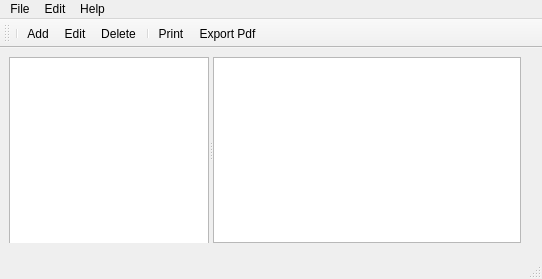
<?xml version="1.0" encoding="UTF-8"?>
<ui version="4.0">
 <class>MainWindow</class>
 <widget class="QMainWindow" name="MainWindow">
  <property name="windowModality">
   <enum>Qt::NonModal</enum>
  </property>
  <property name="geometry">
   <rect>
    <x>0</x>
    <y>0</y>
    <width>542</width>
    <height>279</height>
   </rect>
  </property>
  <property name="sizePolicy">
   <sizepolicy hsizetype="Preferred" vsizetype="Preferred">
    <horstretch>0</horstretch>
    <verstretch>0</verstretch>
   </sizepolicy>
  </property>
  <property name="minimumSize">
   <size>
    <width>500</width>
    <height>250</height>
   </size>
  </property>
  <property name="baseSize">
   <size>
    <width>500</width>
    <height>250</height>
   </size>
  </property>
  <property name="windowTitle">
   <string>JMBDE Version 0.4.0 (c) Jürgen Mülbert</string>
  </property>
  <widget class="QWidget" name="centralWidget">
   <property name="minimumSize">
    <size>
     <width>300</width>
     <height>0</height>
    </size>
   </property>
   <widget class="QSplitter" name="splitter">
    <property name="geometry">
     <rect>
      <x>9</x>
      <y>9</y>
      <width>512</width>
      <height>186</height>
     </rect>
    </property>
    <property name="sizePolicy">
     <sizepolicy hsizetype="Maximum" vsizetype="Maximum">
      <horstretch>0</horstretch>
      <verstretch>0</verstretch>
     </sizepolicy>
    </property>
    <property name="minimumSize">
     <size>
      <width>0</width>
      <height>0</height>
     </size>
    </property>
    <property name="orientation">
     <enum>Qt::Horizontal</enum>
    </property>
    <widget class="QListView" name="listView">
     <property name="sizePolicy">
      <sizepolicy hsizetype="Preferred" vsizetype="Preferred">
       <horstretch>0</horstretch>
       <verstretch>0</verstretch>
      </sizepolicy>
     </property>
     <property name="minimumSize">
      <size>
       <width>200</width>
       <height>200</height>
      </size>
     </property>
     <property name="maximumSize">
      <size>
       <width>150</width>
       <height>16777215</height>
      </size>
     </property>
     <property name="baseSize">
      <size>
       <width>150</width>
       <height>0</height>
      </size>
     </property>
     <property name="editTriggers">
      <set>QAbstractItemView::NoEditTriggers</set>
     </property>
     <property name="showDropIndicator" stdset="0">
      <bool>false</bool>
     </property>
    </widget>
    <widget class="QTableView" name="tableView">
     <property name="sizePolicy">
      <sizepolicy hsizetype="Maximum" vsizetype="Maximum">
       <horstretch>0</horstretch>
       <verstretch>0</verstretch>
      </sizepolicy>
     </property>
     <property name="minimumSize">
      <size>
       <width>200</width>
       <height>0</height>
      </size>
     </property>
    </widget>
   </widget>
  </widget>
  <widget class="QMenuBar" name="menuBar">
   <property name="geometry">
    <rect>
     <x>0</x>
     <y>0</y>
     <width>542</width>
     <height>21</height>
    </rect>
   </property>
   <widget class="QMenu" name="menuFile">
    <property name="title">
     <string>File</string>
    </property>
    <addaction name="actionNew"/>
    <addaction name="actionOpen"/>
    <addaction name="actionImport"/>
    <addaction name="actionExport"/>
    <addaction name="actionPrint"/>
    <addaction name="actionPrint_Preview"/>
    <addaction name="action_Export_Pdf"/>
    <addaction name="actionQuit"/>
   </widget>
   <widget class="QMenu" name="menuEdit">
    <property name="title">
     <string>Edit</string>
    </property>
    <addaction name="actionEditAdd"/>
    <addaction name="actionEditEdit"/>
    <addaction name="actionEditDelete"/>
    <addaction name="actionPreferences"/>
   </widget>
   <widget class="QMenu" name="menuHelp">
    <property name="title">
     <string>Help</string>
    </property>
    <addaction name="actionAbout"/>
    <addaction name="actionHelp"/>
   </widget>
   <addaction name="menuFile"/>
   <addaction name="menuEdit"/>
   <addaction name="menuHelp"/>
  </widget>
  <widget class="QToolBar" name="mainToolBar">
   <attribute name="toolBarArea">
    <enum>TopToolBarArea</enum>
   </attribute>
   <attribute name="toolBarBreak">
    <bool>false</bool>
   </attribute>
   <addaction name="separator"/>
   <addaction name="actionEditAdd"/>
   <addaction name="actionEditEdit"/>
   <addaction name="actionEditDelete"/>
   <addaction name="separator"/>
   <addaction name="actionPrint"/>
   <addaction name="action_Export_Pdf"/>
  </widget>
  <widget class="QStatusBar" name="statusBar"/>
  <action name="actionPreferences">
   <property name="icon">
    <iconset resource="jmbde.qrc">
     <normaloff>:/images/contact-new.png</normaloff>:/images/contact-new.png</iconset>
   </property>
   <property name="text">
    <string>Preferences</string>
   </property>
  </action>
  <action name="actionAbout">
   <property name="text">
    <string>About</string>
   </property>
  </action>
  <action name="actionNew">
   <property name="enabled">
    <bool>false</bool>
   </property>
   <property name="icon">
    <iconset resource="icons.qrc">
     <normaloff>:/icons/tango/icons/tango/16x16/document-new.png</normaloff>:/icons/tango/icons/tango/16x16/document-new.png</iconset>
   </property>
   <property name="text">
    <string>New</string>
   </property>
   <property name="shortcut">
    <string>Ctrl+N</string>
   </property>
  </action>
  <action name="actionQuit">
   <property name="text">
    <string>Quit</string>
   </property>
  </action>
  <action name="actionOpen">
   <property name="enabled">
    <bool>false</bool>
   </property>
   <property name="icon">
    <iconset resource="icons.qrc">
     <normaloff>:/icons/tango/icons/tango/16x16/document-open.png</normaloff>:/icons/tango/icons/tango/16x16/document-open.png</iconset>
   </property>
   <property name="text">
    <string>Open...</string>
   </property>
   <property name="shortcut">
    <string>Ctrl+O</string>
   </property>
  </action>
  <action name="actionImport">
   <property name="enabled">
    <bool>false</bool>
   </property>
   <property name="text">
    <string>Import...</string>
   </property>
  </action>
  <action name="actionExport">
   <property name="enabled">
    <bool>false</bool>
   </property>
   <property name="text">
    <string>Export...</string>
   </property>
  </action>
  <action name="actionPrint">
   <property name="icon">
    <iconset resource="icons.qrc">
     <normaloff>:/icons/tango/icons/tango/16x16/document-print.png</normaloff>:/icons/tango/icons/tango/16x16/document-print.png</iconset>
   </property>
   <property name="text">
    <string>Print...</string>
   </property>
   <property name="shortcut">
    <string>Ctrl+P</string>
   </property>
  </action>
  <action name="actionPrint_Preview">
   <property name="icon">
    <iconset resource="icons.qrc">
     <normaloff>:/icons/tango/icons/tango/16x16/document-print-preview.png</normaloff>:/icons/tango/icons/tango/16x16/document-print-preview.png</iconset>
   </property>
   <property name="text">
    <string>Print Preview...</string>
   </property>
   <property name="iconVisibleInMenu">
    <bool>true</bool>
   </property>
  </action>
  <action name="action_Export_Pdf">
   <property name="text">
    <string>&amp;Export Pdf</string>
   </property>
   <property name="visible">
    <bool>false</bool>
   </property>
  </action>
  <action name="actionHelp">
   <property name="icon">
    <iconset resource="icons.qrc">
     <normaloff>:/icons/tango/icons/tango/16x16/help-browser.png</normaloff>:/icons/tango/icons/tango/16x16/help-browser.png</iconset>
   </property>
   <property name="text">
    <string>Help</string>
   </property>
  </action>
  <action name="actionEditAdd">
   <property name="icon">
    <iconset resource="icons.qrc">
     <normaloff>:/icons/tango/icons/tango/16x16/list-add.png</normaloff>:/icons/tango/icons/tango/16x16/list-add.png</iconset>
   </property>
   <property name="text">
    <string>Add</string>
   </property>
  </action>
  <action name="actionEditEdit">
   <property name="icon">
    <iconset resource="icons.qrc">
     <normaloff>:/icons/tango/icons/tango/16x16/accessories-text-editor.png</normaloff>:/icons/tango/icons/tango/16x16/accessories-text-editor.png</iconset>
   </property>
   <property name="text">
    <string>Edit</string>
   </property>
  </action>
  <action name="actionEditDelete">
   <property name="icon">
    <iconset resource="icons.qrc">
     <normaloff>:/icons/tango/icons/tango/16x16/list-remove.png</normaloff>:/icons/tango/icons/tango/16x16/list-remove.png</iconset>
   </property>
   <property name="text">
    <string>Delete</string>
   </property>
  </action>
 </widget>
 <layoutdefault spacing="6" margin="11"/>
 <resources>
  <include location="jmbde.qrc"/>
  <include location="icons.qrc"/>
 </resources>
 <connections/>
</ui>
